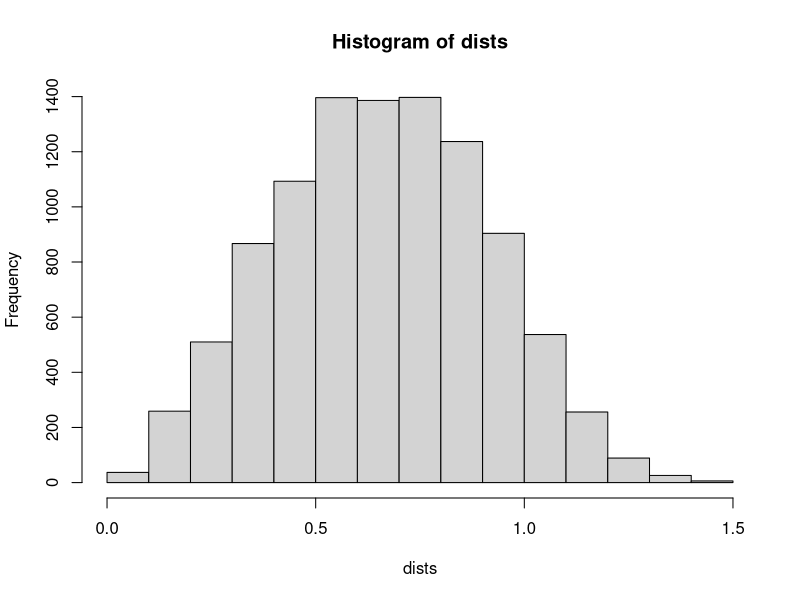

This chart was generated by the following R code:
dists<-c() 
for (i in 1:10000) {   
   P1<-runif(3)   
   P2<-runif(3)   
   dist<-sqrt(sum((P1-P2)^2))   
   dists<-c(dists, dist) 
} 
mean.dist<-mean(dists) 
sd.dist<-sd(dists) 
cat(mean.dist,sd.dist,"\n") 
hist(dists)
